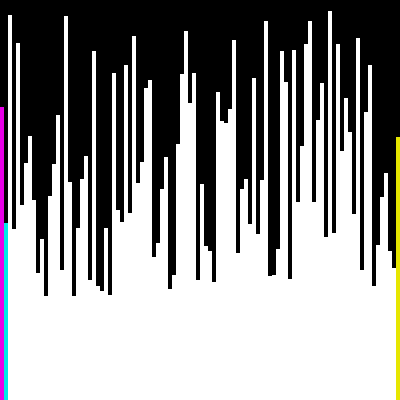
Frame 1 (no input)
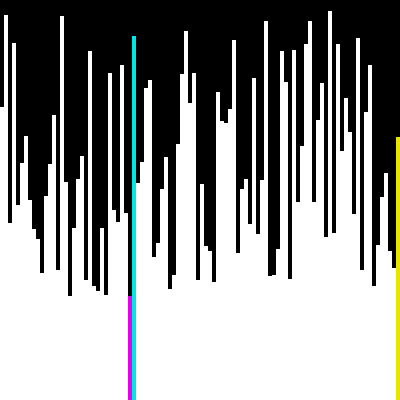
Frame 60 (the mouse pressed at the canvas centre just before this capture)
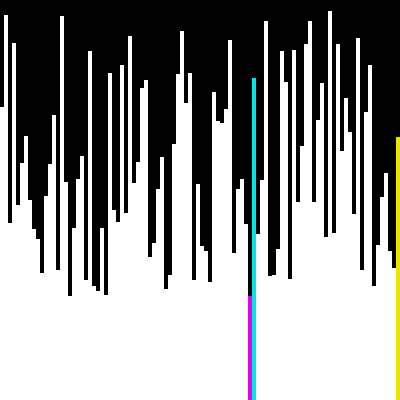
Frame 120 (the mouse held since frame 60 and released just before this capture)

The Processing sketch that drew these frames (run headless with seeded random() and noise(); from frame 60 on, the mouse is pressed at the canvas centre):

// Processing sketch: hw23_bubble
// ── hw23_bubble.pde
int arr[];
int pos; //current position we are looking at
int testPos; //second position to be tested
int endPos; //last position needed to be tested


void setup() {
  size(400, 400);
  background(0);
  arr = randomArray(100);

  pos = 0;
  testPos = pos + 1;
  endPos = arr.length - 1;
}//setup


void draw() {
  frameRate(200);
  background(0);

  //if endpos is 0, sorted! just display
  if (endPos==0) {
    displayArray(arr, -1, -1, -1);
  } else {

    //else
        displayArray(arr, pos, testPos, endPos);

    if (arr[testPos]>arr[pos]) {
      
      swap(arr, testPos, pos);
    }
    //compare values at pos and testPos
    //if out of order, swap
    //if not out of order
    else {
      pos+=1;
      testPos+=1;
          //+1 to pos and testPos

    }
    if (pos==endPos){
    //if pos is at endpos
    //reset pos to 0 (and testPos to 1)
    //decrease endPos
  pos=0;
  testPos=1;
  endPos-=1;
  }
  }
}//draw


void swap(int[] arr, int i0, int i1) {
  int t = arr[i0];
  arr[i0] = arr[i1];
  arr[i1] = t;
}//swap

int[] randomArray(int num) {
  int[] values = new int[num];

  for (int i=0; i<values.length; i++) {
    values[i] = int(random(100, 400));
  }//random value loop
  return values;
}//randomArray

void displayArray(int[] arr, int p, int tp, int sp) {
  int barWidth = width / arr.length;
  int x = 0;
  int y = 0;
  noStroke();
  for (int i=0; i<arr.length; i++) {
    y = height - arr[i];
    if (i == p ) {
      fill(230, 0, 230);
    } else if (i == tp) {
      fill(0, 230, 230);
    } else if (i == sp) {
      fill(230, 230, 0);
    } else {
      fill(255);
    }
    rect(x, y, barWidth, arr[i]);
    x+= barWidth;
  }
}//displayArray
